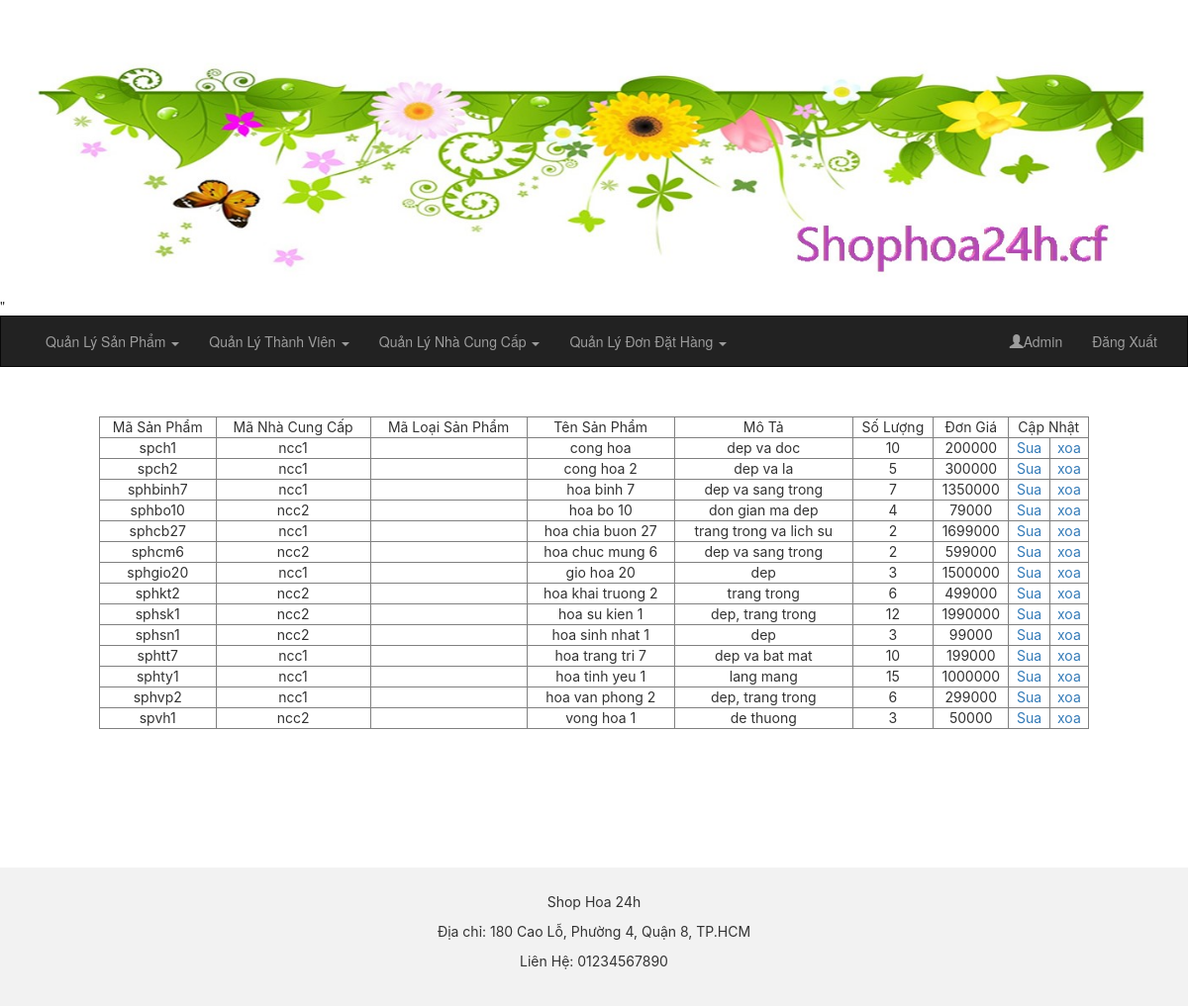
The app's page /capnhatsp.php with its own data.
### tables this page shows
CREATE TABLE `sanpham` (
  `Masp` varchar(255) NOT NULL,
  `ID` int(10) NOT NULL,
  `Mancc` varchar(255) NOT NULL,
  `Maloai` varchar(255) NOT NULL,
  `Tensp` varchar(255) DEFAULT NULL,
  `Mota` text,
  `Hinhanh` varchar(255) DEFAULT NULL,
  `Soluong` int(100) DEFAULT NULL,
  `Dongia` double DEFAULT NULL
);

### class/db.class.php (called while the page is built, shortened)
<?php
class db
{
	protected $data, $conn;
		function __construct()
	{
		$dsn = "mysql:host=" .HOST."; dbname=". DB;
		try
		{
		$this->conn = new PDO( $dsn, USER, PASS);
		$this->conn->query("set names 'utf8' ");
		}
		catch(Exception $e)
		{
		   echo 'Lỗi: '. $e->getMessage();
		   exit;
		}
	}
	public function queryXemsanpham($sql)
	{
		$stm = $this->conn->prepare($sql);
		$stm->execute();
		$this->data = $stm->fetchAll(PDO::FETCH_ASSOC);
		return $this->data;
	}
}

### capnhatsp.php (the view, shortened to what this page needs)
<!DOCTYPE html>
<html lang="en">
<head>
  <link rel="stylesheet" href="https://maxcdn.bootstrapcdn.com/bootstrap/3.3.7/css/bootstrap.min.css">
  <link rel="stylesheet" href="bootstrap3/css/sanphamnoibat.css">
  <link rel="stylesheet" href="bootstrap3/css/font-awesome.min.css">
</head>
<body>
<div class="navbar-collapse>
<div class="jumbotron">
  <div class="container text-center">
  	<img src="image/banner.jpg" width="100%">
  </div>
</div>
</div>"
<nav class="navbar navbar-inverse" id="mynav">
  <div class="container-fluid">
    <div class="collapse navbar-collapse" id="myNavbar">
      <ul class="nav navbar-nav" id="crop">
        <li class="dropdown">
        <a class="dropdown-toggle" data-toggle="dropdown" href="#">Quản Lý Sản Phẩm
        <span class="caret"></span></a>
      </li>
        <li class="dropdown">
        <a class="dropdown-toggle" data-toggle="dropdown" href="#">Quản Lý Thành Viên
        <span class="caret"></span></a>
      </li>
        <li class="dropdown">
        <a class="dropdown-toggle" data-toggle="dropdown" href="#">Quản Lý Nhà Cung Cấp
        <span class="caret"></span></a>
      </li>
       <li class="dropdown">
        <a class="dropdown-toggle" data-toggle="dropdown" href="#">Quản Lý Đơn Đặt Hàng
        <span class="caret"></span></a>
      </li>
      </ul>
      <ul class="nav navbar-nav navbar-right">
        <li><a href="admin.php"><span class="glyphicon glyphicon-user"></span>Admin</a></li>
        <li><a href="index.php">Đăng Xuất</a></li>
      </ul>
    </div>
  </div>
</nav>
<div style="margin:0;padding:0;font-family: -apple-system, BlinkMacSystemFont, 'Segoe UI', Helvetica, Arial, sans-serif, 'Apple Color Emoji', 'Segoe UI Emoji', 'Segoe UI Symbol'; background-color: #FFF;">
    <link href="bootstrap3/css/dangky.css" rel="stylesheet">
<div class="container">
      <?php
$loai = new db();
$query="select * from sanpham";
$data=$loai->queryXemsanpham($query);
?>
<table align="center" border="1" width="1000">
    <tr align="center">
    	<td>Mã Sản Phẩm</td>
        <td>Mã Nhà Cung Cấp</td>
        <td>Mã Loại Sản Phẩm</td>
        <td>Tên Sản Phẩm</td>
        <td>Mô Tả</td>
        <td>Số Lượng</td>
        <td>Đơn Giá</td>
        <td colspan="2">Cập Nhật</td>
    </tr>
    <?php
        foreach($data as $key=>$row)
        {
    ?>
            <tr align="center">
                <td>
                    <?php echo $row['Masp']; ?>
                </td>
                <td>
                    <?php echo $row['Mancc']; ?>
                </td>
                <td>
                </td>
                <td>
                    <?php echo $row['Tensp']; ?>
                </td>
                <td>
                    <?php echo $row['Mota']; ?>
                </td>
                <td>
                    <?php echo $row['Soluong']; ?>
                </td>
                <td>
                    <?php echo $row['Dongia']; ?>
                </td>
                 <td>
                    <a href="suasp.php?ma=<?php echo $row['Masp']?>">Sua</a>
                </td>
                <td>
                    <a href="xoasanpham.php">xoa</a>
                </td>
            </tr>
    <?php } ?>
</table>
    </div>
    <br>
    <br>
    <br>
    <br>
	<br>
    <br>
    <br>
<footer class="container-fluid text-center">
  <p>Shop Hoa 24h</p>
  <p>Địa chỉ: 180 Cao Lỗ, Phường 4, Quận 8, TP.HCM</p>
  <p>Liên Hệ: 01234567890</p>
</footer>
</body>
</html>

### capnhatsp.php (style rules this page uses)
.navbar { margin-bottom: 50px; border-radius: 0; }
footer { background-color: #f2f2f2; padding: 25px; }

### records on screen
sanpham: Masp "spch1", Mancc "ncc1", Tensp "cong hoa", Mota "dep va doc", Soluong "10", Dongia "200000"
sanpham: Masp "spch2", Mancc "ncc1", Tensp "cong hoa 2", Mota "dep va la", Soluong "5", Dongia "300000"
sanpham: Masp "sphbinh7", Mancc "ncc1", Tensp "hoa binh 7", Mota "dep va sang trong", Soluong "7", Dongia "1350000"
sanpham: Masp "sphbo10", Mancc "ncc2", Tensp "hoa bo 10", Mota "don gian ma dep", Soluong "4", Dongia "79000"
sanpham: Masp "sphcb27", Mancc "ncc1", Tensp "hoa chia buon 27", Mota "trang trong va lich su", Soluong "2", Dongia "1699000"
sanpham: Masp "sphcm6", Mancc "ncc2", Tensp "hoa chuc mung 6", Mota "dep va sang trong", Soluong "2", Dongia "599000"
sanpham: Masp "sphgio20", Mancc "ncc1", Tensp "gio hoa 20", Mota "dep", Soluong "3", Dongia "1500000"
sanpham: Masp "sphkt2", Mancc "ncc2", Tensp "hoa khai truong 2", Mota "trang trong", Soluong "6", Dongia "499000"
sanpham: Masp "sphsk1", Mancc "ncc2", Tensp "hoa su kien 1", Mota "dep, trang trong", Soluong "12", Dongia "1990000"
sanpham: Masp "sphsn1", Mancc "ncc2", Tensp "hoa sinh nhat 1", Mota "dep", Soluong "3", Dongia "99000"
sanpham: Masp "sphtt7", Mancc "ncc1", Tensp "hoa trang tri 7", Mota "dep va bat mat", Soluong "10", Dongia "199000"
sanpham: Masp "sphty1", Mancc "ncc1", Tensp "hoa tinh yeu 1", Mota "lang mang", Soluong "15", Dongia "1000000"
sanpham: Masp "sphvp2", Mancc "ncc1", Tensp "hoa van phong 2", Mota "dep, trang trong", Soluong "6", Dongia "299000"
sanpham: Masp "spvh1", Mancc "ncc2", Tensp "vong hoa 1", Mota "de thuong", Soluong "3", Dongia "50000"
